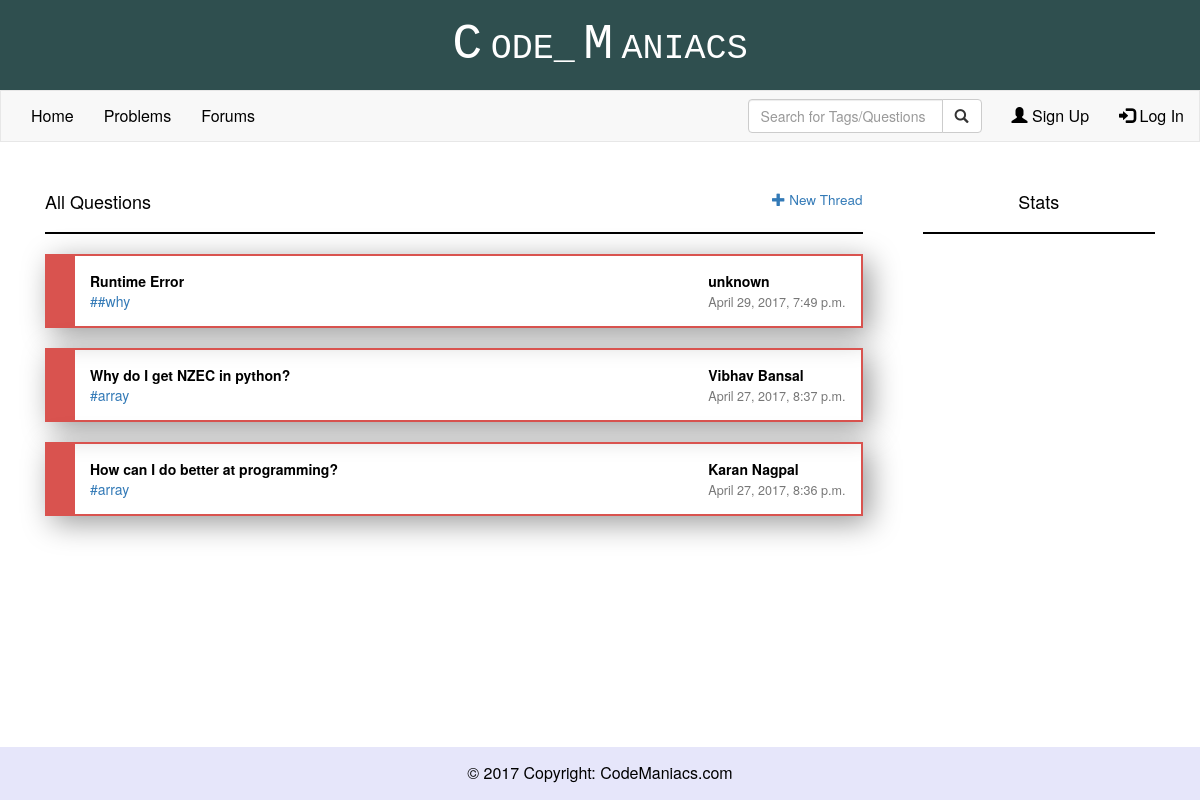
The page /forums/ on the database as committed earlier.
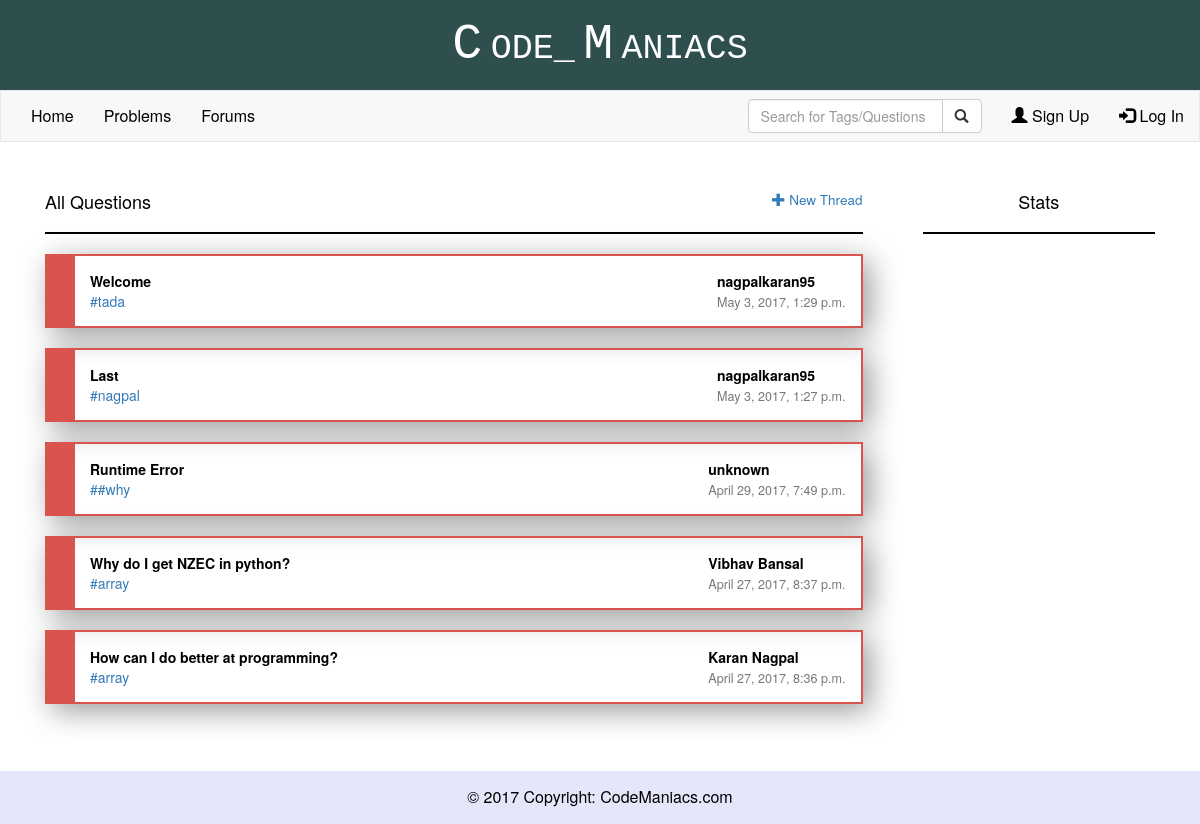
The same page on the database as committed later.
### forums/models.py (models this page shows, shortened)
class Forum(models.Model):
    question = models.CharField(max_length = 200)
    description  = models.CharField(max_length = 1000, default = "")
    tags = models.CharField(max_length = 100, default = "")
    author = models.CharField(max_length = 200)
    dateCreated = models.DateTimeField(default = datetime.now)
    rating = models.IntegerField(default = 0)
    solved = models.IntegerField(default = 0)

### forums/views.py (the view)
def index(request):
    questions = Forum.objects.all().order_by('-dateCreated')
    auth = request.user.is_authenticated()
    user = None
    flag = 0
    if auth:
        flag = 1
        user = User.objects.get(username = request.user.username)
    return render(request,'forums.html',{'questions': questions, 'flag': flag, 'user': user})

### templates/forums.html (shortened to what this page needs)
{% extends "base.html" %}
{% block content %}
    <div class="container" style="margin-bottom: 100px;">
        <div class="row">
            <div class="col-sm-9">
                <div class="col-sm-12">
                    <div>
                        <br>
                        <h4>All Questions
                             <a href="javascript:checkUserLoggedIn();">
                                <span style="float: right; font-size:75%;">
                                    <span class="glyphicon glyphicon-plus"></span>
                                     New Thread
                                </span>
                             </a>
                        </h4>
                        <hr>
                    </div>
                    {% for question in questions %}
                        <div style="box-shadow: 7px 7px 30px rgba(0, 0, 0, .4); padding:0px; margin-bottom: 20px;">
                            {% if question.solved == 0 %}
                            <div id="box" class="panel-body" style="border:2px solid #d9534f; border-left:30px solid #d9534f;">
                                <div class="pull-left">
                                    <span style="color:black">
                                        <strong><a style="color:black; text-decoration: none;" href="/forums/thread/{{question.pk}}/">{{ question.question|capfirst }}</a></strong>
                                        <br>
                                        <a href="">#{{ question.tags }}</a>
                                    </span>
                                </div>
                                <div class="pull-right">
                                    <strong>
                                        <span style="color:black;">
                                            {{ question.author }}
                                        </span>
                                    </strong>
                                    <br>
                                    <span class="text-muted" style="font-size:90%;">
                                        {{ question.dateCreated }}
                                    </span>
                                </div>
                            </div>
                            {% endif %}
                        </div>
                    {% endfor %}
                </div>
            </div>
            <div class="col-sm-3">
                <div class="col-sm-12 roundedCorner">
                    <span class="text-center">
                        <br>
                        <h4>Stats</h4>
                        <hr>
                    </span>
                </div>
            </div>
        </div>
    </div>
{% endblock %}

Rows that differ between the two databases and show on the page:
added Forum: question "Welcome", tags "tada", author "nagpalkaran95", dateCreated "May 3, 2017, 1:29 p.m."
added Forum: question "Last", tags "nagpal", author "nagpalkaran95", dateCreated "May 3, 2017, 1:27 p.m."
